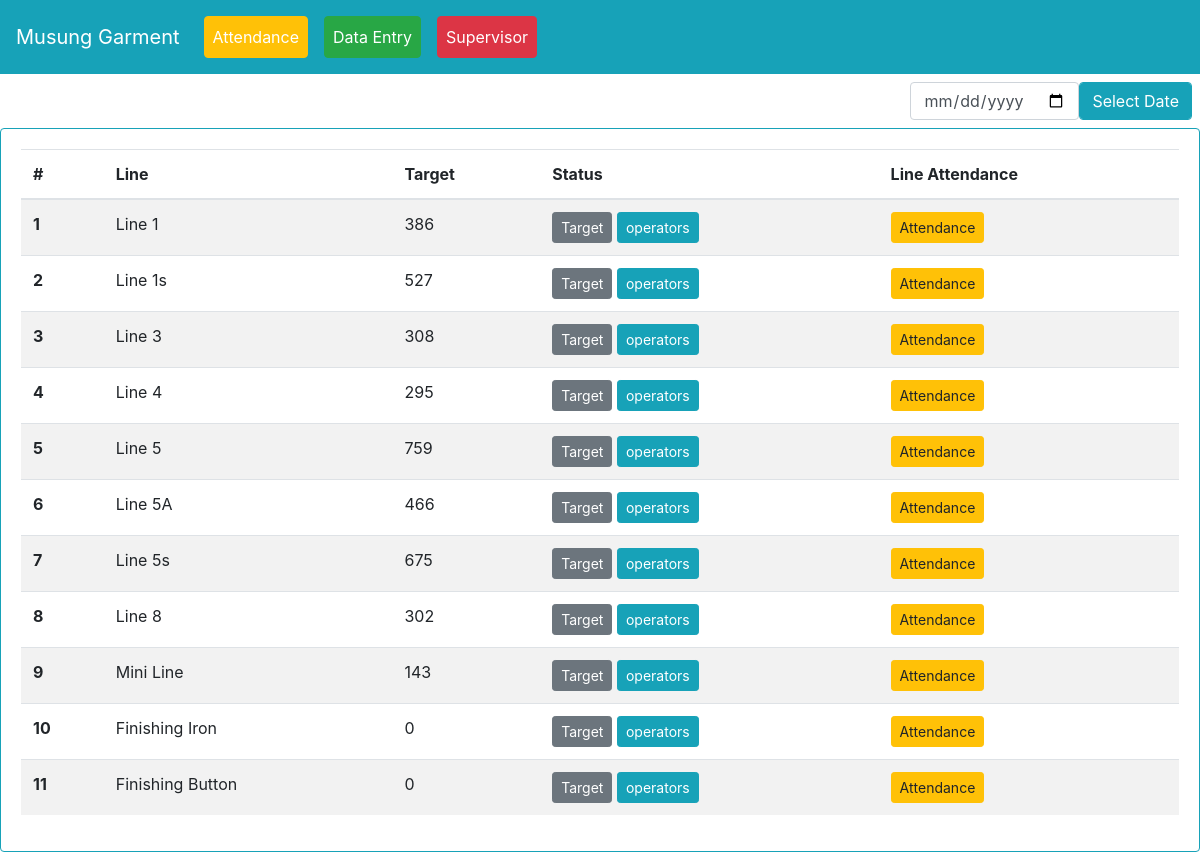
Before: / with the older database file.
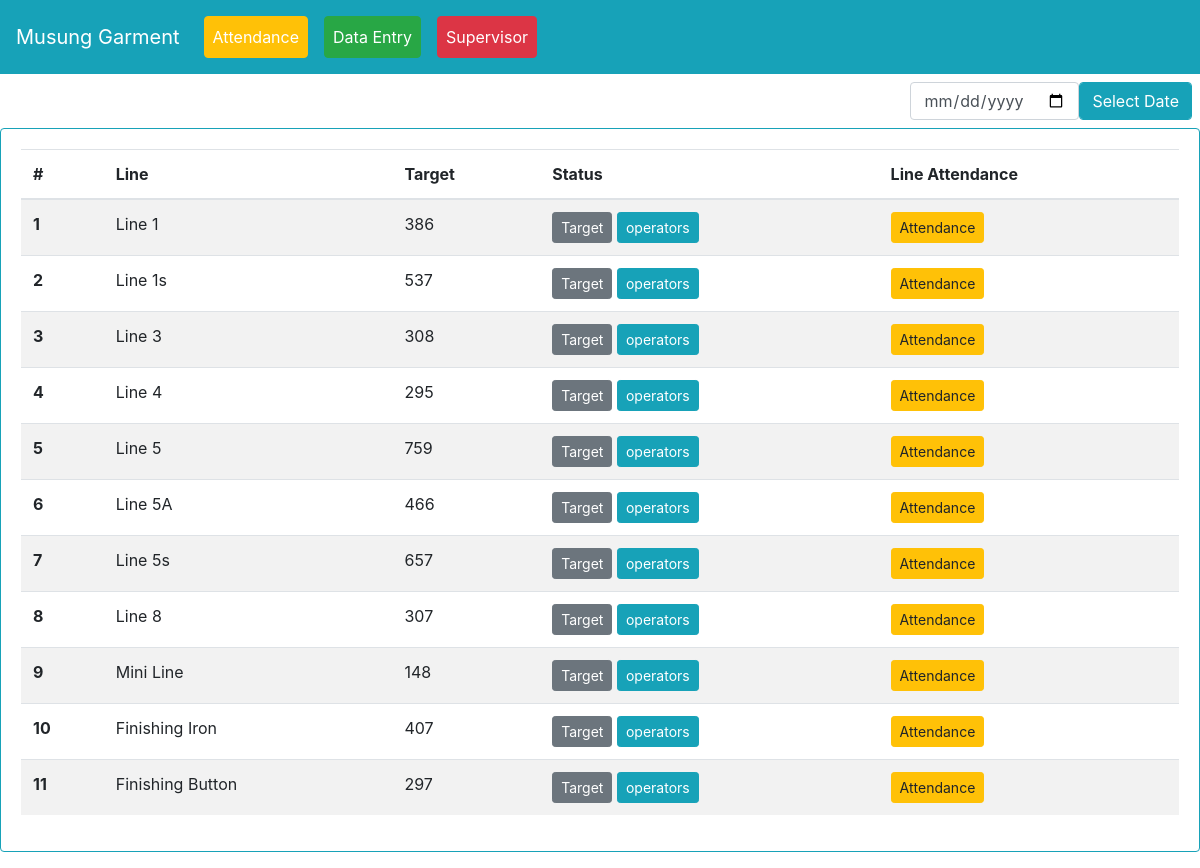
After: the same page with the newer database file.
### myapp/models.py (models this page shows, shortened)
class line(models.Model):
    line_name = models.CharField(max_length=255)
    target = models.PositiveIntegerField(default=0)

### myapp/views.py (the view)
# urls.py: path('', views.linelist, name='linelist'),
def linelist(request):
    lis = line.objects.all()
    context = {'lis':lis}
    return render(request, 'line.html', context)

### templates/line.html (shortened to what this page needs)
{% extends 'base.html' %}
{% block content %}
<div class="d-flex justify-content-end">
  <form method="post" action="{% url 'myapp:attendance_backdate' %}">{% csrf_token %}
    <div class="row m-2">
      <input type="date" name="duedate"  class="form-control col datepicker">
      <input type="submit" class="form-control btn btn-md btn-info col" value="Select Date">
    </div>
  </form>
</div>
<div class="card border-info mb-3">
  <div class="card-body">
<table class="table table-striped" id="invlist">
  <thead>
    <tr class="lilisttr">
      <th scope="col">#</th>
      <th scope="col">Line</th>
      <th scope="col">Target</th>
      <th scope="col">Status</th>
      <th scope="col">Line Attendance</th>
    </tr>
  </thead>
  <tbody id="linelistTbl">
  	{% for i in lis %}
    <tr class="linetr">
      <th scope="row" class="lid">{{i.id}}</th>
      <td>{{i.line_name}}</td>
      <td>{{i.target}}</td>
      <td>
<button type="button" class="btn btn-sm btn-secondary" data-toggle="modal" data-target="#lineu-{{i.id}}">
  Target
</button>
    <a href="{% url 'myapp:operatoratt' i.id %}" class="btn btn-sm btn-info">operators</a>
      </td>
      <td>
        <button type="button" class="lineatt btn btn-sm btn-warning">Attendance</button>
      </td>
    </tr>
    {% endfor %}
  </tbody>
</table>
  </div>
</div>
{% endblock content %}

### templates/base.html (shortened to what this page needs)
{% load static %}
<!doctype html>
<html lang="en">
  <head>
    <link rel="stylesheet" href="https://cdn.jsdelivr.net/npm/bootstrap@4.6.2/dist/css/bootstrap.min.css">
<link rel="stylesheet" href="https://cdn.datatables.net/2.0.7/css/dataTables.dataTables.css" />
<link rel="stylesheet" href="https://cdn.datatables.net/buttons/3.0.2/css/buttons.dataTables.css" />
<link rel="stylesheet" type="text/css" href="https://cdn.datatables.net/datetime/1.5.2/css/dataTables.dateTime.min.css">
<link rel="stylesheet" type="text/css" href="https://cdnjs.cloudflare.com/ajax/libs/font-awesome/6.0.0-beta3/css/all.min.css">
  </head>
  <body>
  	<nav class="navbar navbar-expand-lg navbar-dark bg-info">
  <a class="navbar-brand text-white" href="#">Musung Garment</a>
  <div class="collapse navbar-collapse" id="navbarNavDropdown">
    <ul class="navbar-nav">
      <li class="nav-item">
        <a class="nav-link text-white btn-warning btn m-2" href="{% url 'myapp:linelist' %}">Attendance <span class="sr-only">(current)</span></a>
      </li>
      <li class="nav-item">
        <a class="nav-link text-white btn-success btn m-2" href="{% url 'myapp:daily_rep_view' %}">Data Entry <span class="sr-only">(current)</span></a>
      </li>
      <li class="nav-item">
        <a class="nav-link text-white btn-danger btn m-2" href="{% url 'myapp:operator_report_by_date' %}">Supervisor</a>
      </li>
    </ul>
  </div>
</nav>
    <div class="jumbotron-fluid">
{% block content %}
{% endblock content %}
</div>
  </body>
</html>

Changed rows visible on the page:
changed line "Line 1s": target "527" → "537"
changed line "Line 5s": target "675" → "657"
changed line "Line 8": target "302" → "307"
changed line "Mini Line": target "143" → "148"
changed line "Finishing Iron": target "0" → "407"
changed line "Finishing Button": target "0" → "297"
